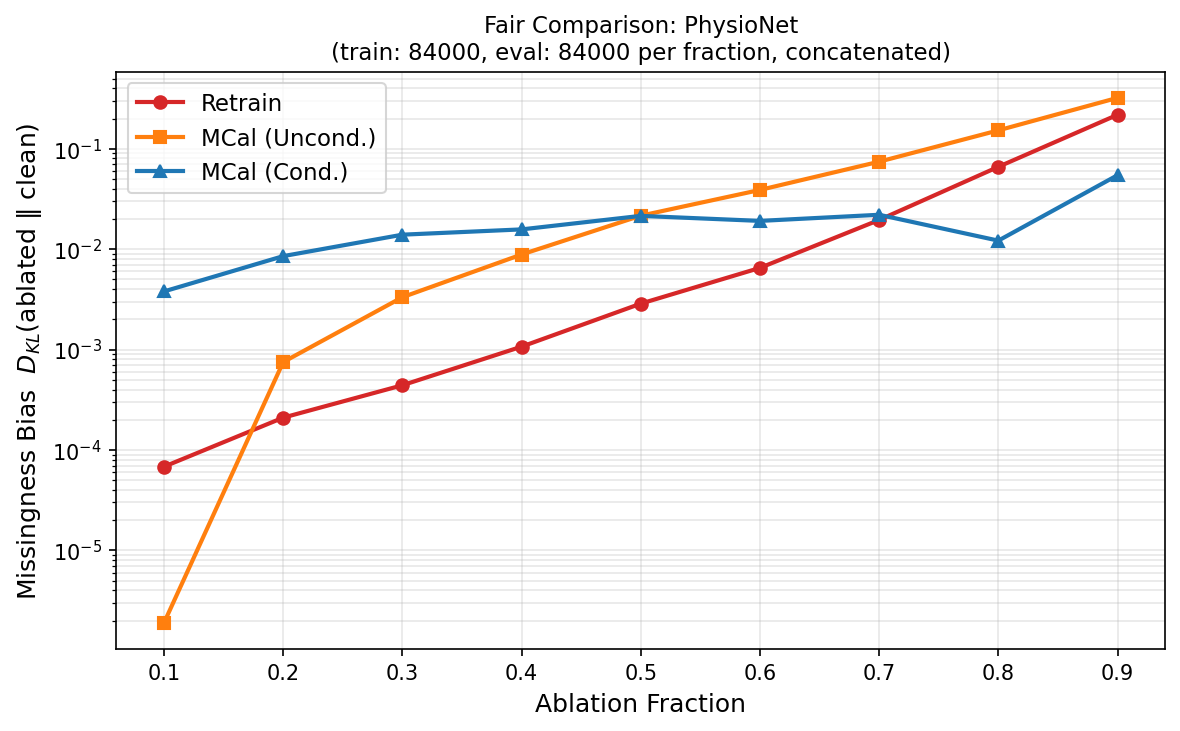

Reproduce this figure in Python.
#!/usr/bin/env python3
"""
Fair Comparison with MULTIPLE random ablations per fraction.
Each calibrator now sees N_ABLATIONS * n_train examples instead of just n_train.
"""

import numpy as np, pandas as pd, torch, torch.nn as nn, torch.optim as optim, torch.nn.functional as F
import matplotlib; matplotlib.use('Agg'); import matplotlib.pyplot as plt
from pathlib import Path
from sklearn.model_selection import train_test_split
from sklearn.impute import SimpleImputer
import xgboost as xgb

np.random.seed(42); torch.manual_seed(42)
SCRIPT_DIR = Path(__file__).parent

N_ABLATIONS_TRAIN = 100  # 100 × 840 = 84,000 training examples per calibrator
N_ABLATIONS_EVAL  = 400  # 400 × 210 = 84,000 test examples per fraction (concatenated)

# ─── Data ────────────────────────────────────────────────────────────────────
df = pd.read_csv(SCRIPT_DIR / "balanced_physionet_dataset_0-30.csv")
TARGET = "In-hospital_death"
X_all, y_all = df.drop(columns=[TARGET]), df[TARGET]
X_train, X_test, y_train, y_test = train_test_split(
    X_all, y_all, test_size=0.2, stratify=y_all, random_state=42)
for d in [X_train, X_test, y_train, y_test]: d.reset_index(drop=True, inplace=True)

imputer = SimpleImputer(strategy="mean")
X_train_clean = imputer.fit_transform(X_train)
X_test_clean  = imputer.transform(X_test)

n_train, n_test, n_feat = len(X_train), len(X_test), X_train_clean.shape[1]
print(f"Train: {n_train}, Test: {n_test}, Features: {n_feat}")
print(f"Ablations per fraction: train={N_ABLATIONS_TRAIN}, eval={N_ABLATIONS_EVAL}")

# ─── Helpers ─────────────────────────────────────────────────────────────────
def ablate_fraction(X, fraction, seed=None):
    rng = np.random.default_rng(seed)
    X_a = X.copy().astype(float)
    n_remove = int(X_a.shape[1] * fraction)
    if n_remove > 0:
        for i in range(len(X_a)):
            X_a[i, rng.choice(X_a.shape[1], size=n_remove, replace=False)] = np.nan
    return X_a

def ablate_binomial(X, p=0.5, seed=None):
    rng = np.random.default_rng(seed)
    X_a = X.copy().astype(float)
    X_a[rng.random(X_a.shape) < p] = np.nan
    return X_a

def probs(m, X):
    return torch.from_numpy(m.predict_proba(X).astype(np.float32))

def argmax_dist(p):
    oh = torch.zeros_like(p)
    oh[torch.arange(len(p)), p.argmax(1)] = 1.
    return oh.mean(0)

def kl(q, p, eps=1e-10):
    q = q.clamp(eps); p = p.clamp(eps)
    return (q * (q.log() - p.log())).sum().item()

class MCal(nn.Module):
    def __init__(self):
        super().__init__()
        self.head = nn.Linear(2, 2)
    def forward(self, p):
        return F.softmax(self.head(torch.log(p.clamp(min=1e-8))), dim=1)
    def fit(self, abl_probs, targets, max_steps=20000, lr=1e-1):
        opt = optim.Adam(self.parameters(), lr=lr)
        for _ in range(max_steps):
            opt.zero_grad()
            logits = self.head(torch.log(abl_probs.clamp(min=1e-8)))
            loss = F.cross_entropy(logits, targets)
            if torch.isnan(loss): break
            loss.backward(); nn.utils.clip_grad_norm_(self.parameters(), 1.0); opt.step()

FRACS = [round(i/10, 1) for i in range(1, 10)]

# ─── XGBoost models ─────────────────────────────────────────────────────────
print("\nTraining XGBoost models...")
vanilla = xgb.XGBClassifier(objective="binary:logistic", eval_metric="logloss",
    eta=0.1, max_depth=6, seed=42, tree_method="hist", n_estimators=100, verbosity=0)
vanilla.fit(X_train_clean, y_train)

X_rt = ablate_binomial(X_train_clean, 0.5, seed=0)
retrain = xgb.XGBClassifier(objective="binary:logistic", eval_metric="logloss",
    eta=0.1, max_depth=6, seed=42, tree_method="hist", n_estimators=100, verbosity=0)
retrain.fit(imputer.transform(X_rt), y_train)

va_acc = (vanilla.predict(X_test_clean) == y_test).mean()
rt_acc = (retrain.predict(X_test_clean) == y_test).mean()
print(f"  Vanilla test acc: {va_acc:.4f},  Retrain test acc: {rt_acc:.4f}")

# ─── Build multi-ablation training data per fraction ─────────────────────────
print(f"\nBuilding training data with {N_ABLATIONS_TRAIN} ablations per fraction...")

# Target labels (replicated N_ABLATIONS_TRAIN times)
clean_train_probs = probs(vanilla, X_train_clean)
target_labels_single = clean_train_probs.argmax(dim=1)  # (840,)
target_labels_multi = target_labels_single.repeat(N_ABLATIONS_TRAIN)  # (8400,)
print(f"  Target labels shape: {target_labels_multi.shape}")

# Unconditioned: N_ABLATIONS_TRAIN independent binomial ablations concatenated
print("\nTraining Unconditioned MCal...")
uncond_probs_list = []
for a in range(N_ABLATIONS_TRAIN):
    X_abl = ablate_binomial(X_train_clean, 0.5, seed=100 + a)
    uncond_probs_list.append(probs(vanilla, imputer.transform(X_abl)))
uncond_train_probs = torch.cat(uncond_probs_list, dim=0)  # (8400, 2)
print(f"  Uncond training data shape: {uncond_train_probs.shape}")

torch.manual_seed(42)
uncond = MCal()
uncond.fit(uncond_train_probs, target_labels_multi)
print("  Done.")

# Conditioned: N_ABLATIONS_TRAIN independent fraction ablations per frac
cond = {}
print("\nTraining Conditioned MCal calibrators...")
for frac in FRACS:
    cond_probs_list = []
    for a in range(N_ABLATIONS_TRAIN):
        seed = int(frac * 1000) + a
        X_abl = ablate_fraction(X_train_clean, frac, seed=seed)
        cond_probs_list.append(probs(vanilla, imputer.transform(X_abl)))
    cond_train_probs = torch.cat(cond_probs_list, dim=0)  # (8400, 2)

    torch.manual_seed(42)
    cal = MCal()
    cal.fit(cond_train_probs, target_labels_multi)
    cond[frac] = cal
    print(f"  p={frac:.1f} done  (train shape: {cond_train_probs.shape})")

# ─── Evaluate: concatenate N_ABLATIONS_EVAL ablations into one pool ──────────
print(f"\nEvaluating on test set ({N_ABLATIONS_EVAL} ablations × {n_test} = "
      f"{N_ABLATIONS_EVAL * n_test} samples per fraction, concatenated)...")

# Clean reference: replicate clean test probs to match pooled size
clean_test_probs_single = probs(vanilla, X_test_clean)           # (210, 2)
clean_test_probs_pool = clean_test_probs_single.repeat(N_ABLATIONS_EVAL, 1)  # (84000, 2)
clean_test_dist = argmax_dist(clean_test_probs_pool)

retrain_clean_single = probs(retrain, X_test_clean)
retrain_clean_pool = retrain_clean_single.repeat(N_ABLATIONS_EVAL, 1)
retrain_clean_dist = argmax_dist(retrain_clean_pool)

results = {m: {} for m in ['raw', 'retrain', 'uncond', 'cond']}

for frac in FRACS:
    raw_list, rt_list, van_list = [], [], []
    for a in range(N_ABLATIONS_EVAL):
        seed = 5000 + a * 100 + int(frac * 10)
        X_te_abl = ablate_fraction(X_test_clean, frac, seed=seed)
        X_te_imp = imputer.transform(X_te_abl)
        raw_list.append(probs(vanilla, X_te_imp))
        rt_list.append(probs(retrain, X_te_imp))

    # Concatenate all ablation draws into one pool: (84000, 2)
    raw_pool = torch.cat(raw_list, dim=0)
    rt_pool  = torch.cat(rt_list, dim=0)

    with torch.no_grad():
        uncond_pool = uncond(raw_pool)
        cond_pool   = cond[frac](raw_pool)

    results['raw'][frac]     = kl(argmax_dist(raw_pool),    clean_test_dist)
    results['retrain'][frac] = kl(argmax_dist(rt_pool),     retrain_clean_dist)
    results['uncond'][frac]  = kl(argmax_dist(uncond_pool), clean_test_dist)
    results['cond'][frac]    = kl(argmax_dist(cond_pool),   clean_test_dist)

    print(f"  p={frac:.1f}  Raw={results['raw'][frac]:.4e}  Retrain={results['retrain'][frac]:.4e}  "
          f"Uncond={results['uncond'][frac]:.4e}  Cond={results['cond'][frac]:.4e}")

# ─── Print results ───────────────────────────────────────────────────────────
eval_size = N_ABLATIONS_EVAL * n_test
train_size = N_ABLATIONS_TRAIN * n_train
print("\n" + "=" * 90)
print(f"RESULTS (train: {train_size}, eval: {eval_size} samples per fraction, concatenated)")
print("=" * 90)

print(f"\n{'p':>4}  {'Raw':>12}  {'Retrain':>12}  {'Uncond':>12}  {'Cond':>12}  {'Winner':>10}")
print("-" * 70)
for frac in FRACS:
    winner = "COND" if results['cond'][frac] < results['uncond'][frac] else "UNCOND"
    print(f"{frac:>4.1f}  {results['raw'][frac]:>12.4e}  {results['retrain'][frac]:>12.4e}  "
          f"{results['uncond'][frac]:>12.4e}  {results['cond'][frac]:>12.4e}  {winner:>10}")

# ─── Plot ────────────────────────────────────────────────────────────────────
fig, ax = plt.subplots(figsize=(8, 5))
for method, label, color, marker in [
    ('retrain',  'Retrain',          'tab:red',    'o'),
    ('uncond',   'MCal (Uncond.)',    'tab:orange', 's'),
    ('cond',     'MCal (Cond.)',      'tab:blue',   '^'),
]:
    vals = [results[method][f] for f in FRACS]
    ax.plot(FRACS, vals, marker=marker, linewidth=2, label=label, color=color)

ax.set_xlabel("Ablation Fraction", fontsize=12)
ax.set_ylabel("Missingness Bias  $D_{KL}$(ablated $\\|$ clean)", fontsize=12)
ax.set_title(f"Fair Comparison: PhysioNet\n"
             f"(train: {train_size}, eval: {eval_size} per fraction, concatenated)", fontsize=11)
ax.set_yscale("log")
ax.set_xticks(FRACS)
ax.legend(fontsize=11)
ax.grid(True, which="both", alpha=0.3)
plt.tight_layout()
plt.savefig(SCRIPT_DIR / "physionet_multi_ablation.png", dpi=150, bbox_inches="tight")
print(f"\nSaved plot to {SCRIPT_DIR / 'physionet_multi_ablation.png'}")
